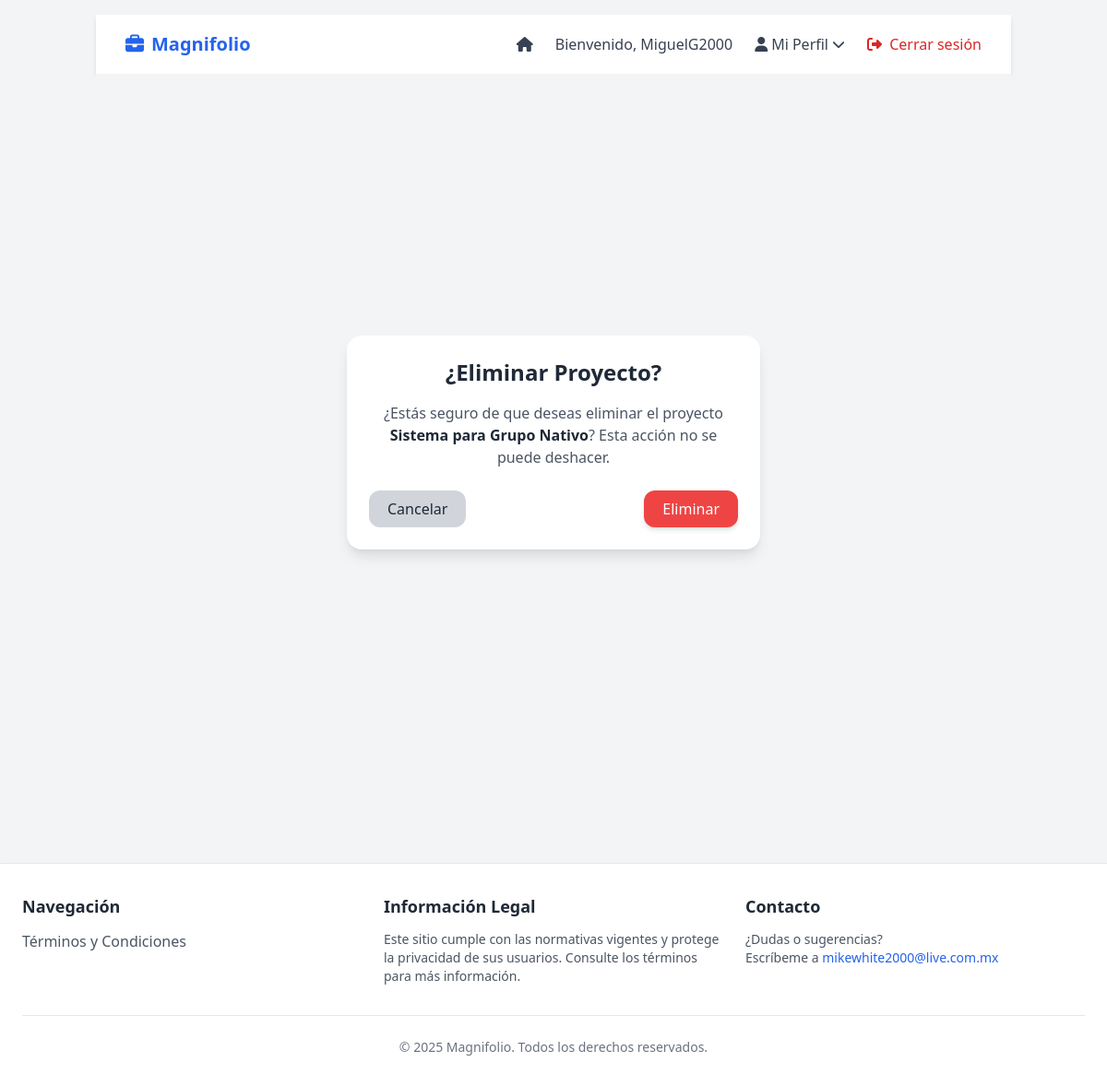
The app's page /proyectos/eliminar/5/ (signed in) with its own data.
### usuarios/models.py (models this page shows, shortened)
class Usuario(AbstractUser):
    descripcion = models.TextField(max_length=300, null=True, blank=True)
    foto_perfil = models.ImageField(upload_to='fotos/', null=True, blank=True)
    visible = models.BooleanField(default=True)

### proyectos/models.py (models this page shows, shortened)
class Proyecto(models.Model):
    proyecto_id = models.AutoField(primary_key=True, unique=True)
    usuario = models.ForeignKey(
        Usuario,
        on_delete=models.CASCADE,
        related_name="proyectos"
    )
    titulo = models.CharField(max_length=100, null=False)
    descripcion = models.TextField(max_length=300, null=False)
    link_repo = models.URLField(null=True, blank=True)
    fecha_creacion = models.DateField(auto_now_add=True)

### proyectos/views.py (the view)
# urls.py: path('eliminar/<int:proyecto_id>/', eliminar_proyecto, name='eliminar_proyecto'),
@login_required
def eliminar_proyecto(request, proyecto_id):
    proyecto = get_object_or_404(Proyecto, proyecto_id=proyecto_id, usuario=request.user)
    if request.method == 'POST':
        proyecto.delete()
        messages.success(request, "Proyecto eliminado correctamente.")
        return redirect('mi_portafolio')
    context = {
        'proyecto': proyecto
    }
    return render(request, 'eliminar_proyecto.html', context)

### templates/eliminar_proyecto.html (shortened to what this page needs)
{% extends 'base.html' %}
{% block navbar %}
    {% include 'navbar.html' %}
{% endblock %}
{% block content %}
<div class="flex justify-center items-center min-h-screen bg-gray-100">
    <div class="bg-white shadow-lg rounded-2xl p-6 w-full max-w-md text-center">
        <h2 class="text-2xl font-bold text-gray-800 mb-4">¿Eliminar Proyecto?</h2>
        <p class="text-gray-600 mb-6">
            ¿Estás seguro de que deseas eliminar el proyecto
            <span class="font-semibold text-gray-800">{{ proyecto.titulo }}</span>?
            Esta acción no se puede deshacer.
        </p>
        <form method="POST" class="flex justify-between">
            <a href="{% url 'mi_portafolio' %}"
               class="px-5 py-2 rounded-xl bg-gray-300 hover:bg-gray-400 text-gray-800 font-medium transition">
                Cancelar
            </a>
            <button type="submit"
                    class="px-5 py-2 rounded-xl bg-red-500 hover:bg-red-600 text-white font-medium shadow-md hover:shadow-lg transition">
                Eliminar
            </button>
        </form>
    </div>
</div>
{% endblock %}

### templates/navbar.html (shortened to what this page needs)
{% load static %}
<!DOCTYPE html>
<html lang="es">
<head>
    <link href="https://cdn.jsdelivr.net/npm/tailwindcss@2.2.19/dist/tailwind.min.css" rel="stylesheet">
    <link rel="stylesheet" href="https://cdnjs.cloudflare.com/ajax/libs/font-awesome/6.5.1/css/all.min.css">
</head>
<body class="bg-gray-100 text-gray-800">
    <nav class="bg-white shadow-md">
        <div class="max-w-7xl mx-auto px-4 sm:px-6 lg:px-8">
            <div class="flex justify-between h-16">
                <div class="flex items-center">
                    <a href="{% url 'index' %}" class="text-xl font-bold text-blue-600 flex items-center">
                        <i class="fa-solid fa-briefcase mr-2"></i> Magnifolio
                    </a>
                </div>
                <div class="hidden md:flex items-center space-x-6">
                    <a href="{% url 'index' %}" class="text-gray-700 hover:text-blue-600 transition">
                        <i class="fa-solid fa-house"></i>
                    </a>
                    {% if request.user.is_authenticated %}
                        <span class="text-gray-700">
                            Bienvenido, {{ request.user.username }}
                        </span>
                        <div class="relative">
                            <button id="perfil-btn" class="text-gray-700 hover:text-blue-600 transition flex items-center">
                                <i class="fa-solid fa-user mr-1"></i> Mi Perfil
                                <i class="fa-solid fa-chevron-down ml-1 text-sm"></i>
                            </button>
                        </div>
                        <a href="{% url 'logout' %}" class="text-red-600 hover:text-red-700 transition">
                            <i class="fa-solid fa-right-from-bracket mr-1"></i> Cerrar sesión
                        </a>
                    {% endif %}
                </div>
            </div>
        </div>
    </nav>
</body>
</html>

### records on screen
Usuario: user.username "MiguelG2000"
Proyecto: titulo "Sistema para Grupo Nativo"
